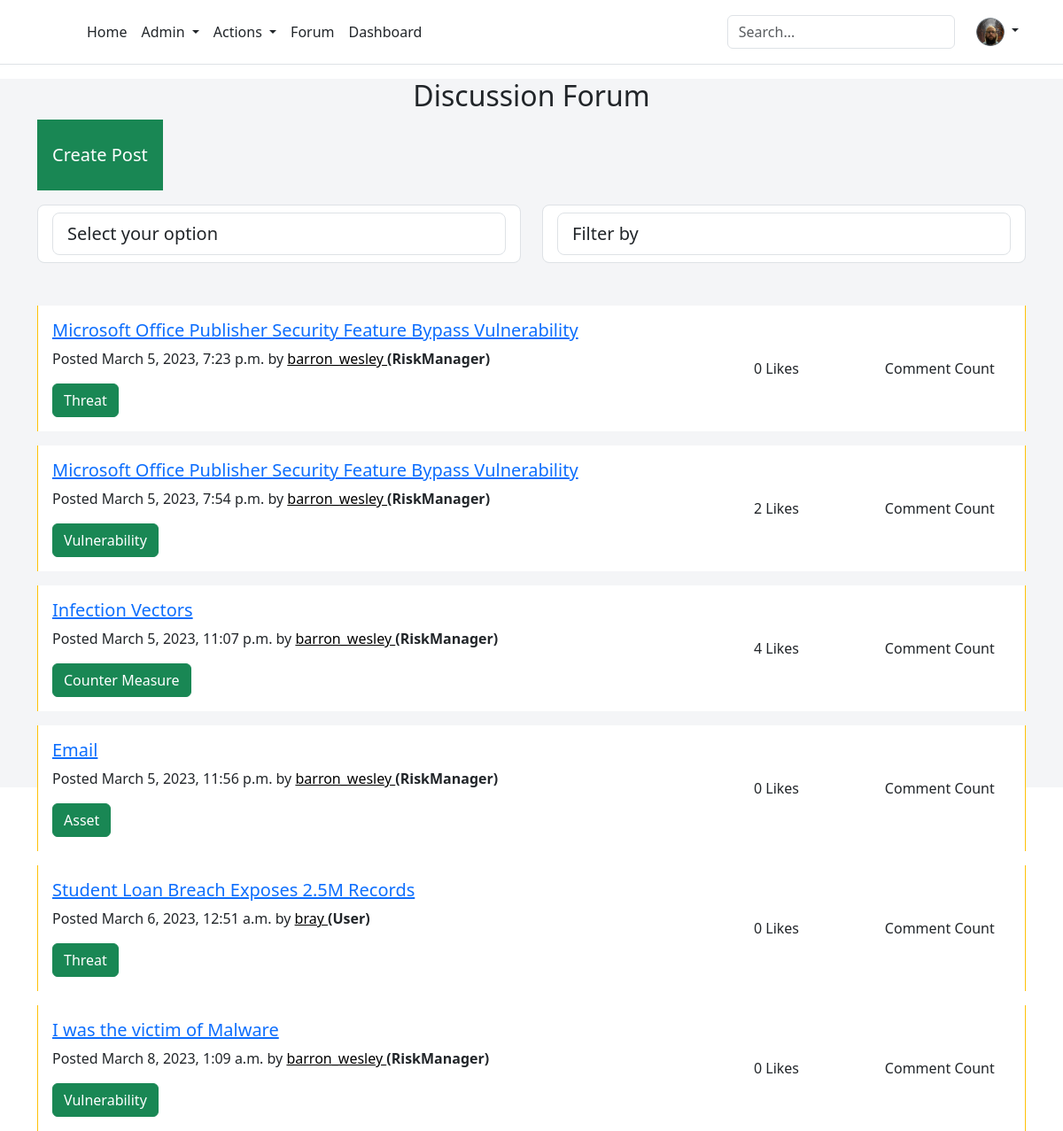
The page /forum/ (signed in) on the database its author committed.
### skmsapp/models.py (models this page shows, shortened)
class UserProfile(models.Model):
    user = models.OneToOneField(User, null=True, on_delete=models.CASCADE)
    type = models.CharField(max_length=255, choices= (('User','User'), ('Expert','Expert'), ('RiskManager','RiskManager')), default='User')
    userimage = models.ImageField(null=True, blank=True, upload_to="images/profile/")

class Post(models.Model):
    title = models.CharField(max_length=200)
    content = models.TextField()
    author = models.CharField(max_length=300)
    author_type = models.CharField(max_length=20, null=True)
    datetime = models.DateTimeField(auto_now_add=True)
    likes = models.IntegerField(default=0)
    subject = models.CharField(max_length=100, choices= (('Asset','Asset'), ('Counter Measure','Counter Measure'), ('Threat','Threat'), ('Vulnerability','Vulnerability')))
    subscriptions = models.ManyToManyField('skmsapp.UserProfile', related_name='subscribed_posts')
    comments = models.ManyToManyField('Comment', related_name='post_comments')

### skmsapp/views.py (the view)
# urls.py: path('forum/', views.forum, name='forum'),
@login_required
def forum(request):
    current_user = request.user
    posts = Post.objects.all()
    if request.method == 'POST':
        category = request.POST['category']
        result = Post.objects.filter(subject=category).exists()
        if result == True:
            posts = Post.objects.filter(subject=category).values()
            return render(request, 'discussion-home.html', {'current_user':current_user, 'current_user_id':current_user.id, 'posts':posts})
        else:
            if category == 'Categories':
                posts = Post.objects.all()
                return render(request, 'discussion-home.html', {'current_user':current_user, 'current_user_id':current_user.id, 'posts':posts})
            else:
                posts = Post.objects.all()
                return render(request, 'discussion-home.html', {'current_user':current_user, 'current_user_id':current_user.id})
    else:
        return render(request, 'discussion-home.html', {'current_user':current_user, 'current_user_id':current_user.id, 'posts':posts})

### skmsapp/templates/discussion-home.html (shortened to what this page needs)
{% extends "site-skeleton.html" %}
{% block body %}
<link href="https://code.ionicframework.com/ionicons/2.0.1/css/ionicons.min.css" rel="stylesheet">
<div class="container">
    <div id="discussion-head-div">
        <h2 class="text-center">Discussion Forum</h2>
    </div>
    <div class="create-post-div row">
        <div class="col">
            <a class="btn btn-lg btn-block btn-success rounded-0 py-4 mb-3 bg-op-6 roboto-bold" href="{% url 'createPost' %}">Create Post</a>
        </div>
    </div>
    <div class="filter-div text-left row mb-5">
            <div class="filter-by-tag-div col-6 mb-3 mb-sm-0">
                <div class="dropdown bootstrap-select form-control form-control-lg bg-white bg-op-9 text-sm w-lg-50">
                <form id="category" type="submit" method="POST">
                <select class="form-control form-control-lg bg-white bg-op-9 text-sm w-lg-50" data-toggle="select" tabindex="-98" name="category" onchange="submitForm()">
                  <option value="" disabled selected>Select your option</option>
                </select>
                </form>
                </div>
              </div>
            <div class="sort-div col-6 text-lg-right">
                <div class="dropdown bootstrap-select form-control form-control-lg bg-white bg-op-9 ml-auto text-sm w-lg-50">
                    <select class="form-control form-control-lg bg-white bg-op-9 ml-auto text-sm w-lg-50" data-toggle="select" tabindex="-98">
                      <option value="" disabled selected> Filter by </option>
                    </select>
                </div>
              </div>
    </div>
    <div id="posts-div">
        <div id="recent-posts-div row">
            {% if posts %}
                {% for post in posts %}
                <div class="card row-hover pos-relative py-3 px-3 mb-3 border-warning border-top-0 border-right-0 border-bottom-0 rounded-0">
                    <div class="row align-items-center">
                      <div class="col-md-8 mb-3 mb-sm-0">
                        <h5>
                          <a href="{% url 'post' post.id %}" class="text-primary">{{post.title}}</a>
                        </h5>
                        {% load tz %}
                        <p class="text-sm"><span class="op-6">Posted </span>{{post.datetime|timezone:"America/New_York"}} <span class="op-6">by</span> <a class="text-black" href="#">{{post.author}} </a><strong> ({{post.author_type}})</strong></p>
                        <div class="text-sm op-5"><a class="btn btn-success" href="{% url 'subject' post.subject %}">{{post.subject}}</a></div>
                      </div>
                      <div class="col-md-4 op-7">
                        <div class="row text-center op-7">
                          <div class="col px-1">  <span class="d-block text-sm">{{post.likes}} Likes</span> </div>
                          <div class="col px-1">  <span class="d-block text-sm">Comment Count</span> </div>
                        </div>
                      </div>
                    </div>
                  </div>
                {% endfor %}
            {% endif %}
        </div>
    </div>
</div>
{% endblock %}

### skmsapp/templates/site-skeleton.html (shortened to what this page needs)
<!DOCTYPE html>
<html lang="en">
<head>
    <link href="https://cdn.jsdelivr.net/npm/bootstrap@5.3.0-alpha1/dist/css/bootstrap.min.css" rel="stylesheet">
    <link rel="stylesheet" href="https://cdnjs.cloudflare.com/ajax/libs/font-awesome/6.0.0/css/all.min.css">
    <link rel="stylesheet" href="https://mdbcdn.b-cdn.net/wp-content/themes/mdbootstrap4/docs-app/css/dist/mdb5/standard/core.min.css">
    <link rel="stylesheet" id="roboto-subset.css-css" href="https://mdbcdn.b-cdn.net/wp-content/themes/mdbootstrap4/docs-app/css/mdb5/fonts/roboto-subset.css?ver=3.9.0-update.5" type="text/css" media="all">
    <link rel="stylesheet" href="https://cdnjs.cloudflare.com/ajax/libs/font-awesome/4.7.0/css/font-awesome.min.css">
</head>
<body>
<header class="p-3 mb-3 border-bottom">
  <div class="container">
    <div class="d-flex flex-wrap align-items-center justify-content-center justify-content-lg-start">
      <a href="/" class="d-flex align-items-center mb-2 mb-lg-0 text-dark text-decoration-none">
        <svg class="bi me-2" width="40" height="32" role="img" aria-label="Bootstrap"><use xlink:href="#bootstrap"></use></svg>
      </a>
      <ul class="nav col-12 col-lg-auto me-lg-auto mb-2 justify-content-center mb-md-0">
        <li><a href="{% url 'home' %}" class="nav-link px-2 link-dark">Home</a></li>
        {% if user.userprofile.type == "RiskManager" %}
        <li class="nav-item dropdown">
          <a class="nav-link px-2 link-dark dropdown-toggle" href="#" id="navbardrop" data-toggle="dropdown">
            Admin
          </a>
        </li>
        {% endif %}
        <li class="nav-item dropdown">
          {% if user.is_authenticated %}
          <a class="nav-link px-2 link-dark dropdown-toggle" href="#" id="navbardrop" data-toggle="dropdown">
            Actions
          </a>
        </li>
        <li><a href="{% url 'forum' %}" class="nav-link px-2 link-dark">Forum</a></li>
        <li><a href="{% url 'dashboard' %}" class="nav-link px-2 link-dark">Dashboard</a></li>
        {% endif %}
      </ul>
      <form class="col-12 col-lg-auto mb-3 mb-lg-0 me-lg-3" role="search">
        <input type="search" class="form-control" placeholder="Search..." aria-label="Search">
      </form>
      <div class="nav-item dropdown text-end">
        <a href="#" class="nav-link px-2 d-block link-dark text-decoration-none dropdown-toggle" data-bs-toggle="dropdown" aria-expanded="false" id="navbardrop" data-toggle="dropdown">
          {% if user.is_authenticated %}
            {% if user.userprofile.userimage == "" %}
              <img src="https://betterwaterquality.com/wp-content/uploads/2020/09/dummy-profile-pic-300x300-1-1.png" alt="mdo" width="32" height="32" class="rounded-circle">
            {% else %}
              <img src="{{ user.userprofile.userimage.url }}" alt="mdo" width="32" height="32" class="rounded-circle">
            {% endif %}
          {% else %}
          <img src="https://betterwaterquality.com/wp-content/uploads/2020/09/dummy-profile-pic-300x300-1-1.png" alt="mdo" width="32" height="32" class="rounded-circle">
          {% endif %}
        </a>
      </div>
    </div>
  </div>
</header>
<section class="vh-100" style="background-color: #f4f5f7;">
   {% block body %}
   {% endblock %}
  </section><link href="https://code.ionicframework.com/ionicons/2.0.1/css/ionicons.min.css" rel="stylesheet">
</body>
</html>

### rows shown on the page
Post: title "Microsoft Office Publisher Security Feature Bypass Vulnerability", datetime "March 5, 2023, 7:23 p.m.", author "barron_wesley", author_type "RiskManager", subject "Threat", likes "0"
Post: title "Microsoft Office Publisher Security Feature Bypass Vulnerability", datetime "March 5, 2023, 7:54 p.m.", author "barron_wesley", author_type "RiskManager", subject "Vulnerability", likes "2"
Post: title "Infection Vectors", datetime "March 5, 2023, 11:07 p.m.", author "barron_wesley", author_type "RiskManager", subject "Counter Measure", likes "4"
Post: title "Email", datetime "March 5, 2023, 11:56 p.m.", author "barron_wesley", author_type "RiskManager", subject "Asset", likes "0"
Post: title "Student Loan Breach Exposes 2.5M Records", datetime "March 6, 2023, 12:51 a.m.", author "bray", author_type "User", subject "Threat", likes "0"
Post: title "I was the victim of Malware", datetime "March 8, 2023, 1:09 a.m.", author "barron_wesley", author_type "RiskManager", subject "Vulnerability", likes "0"
